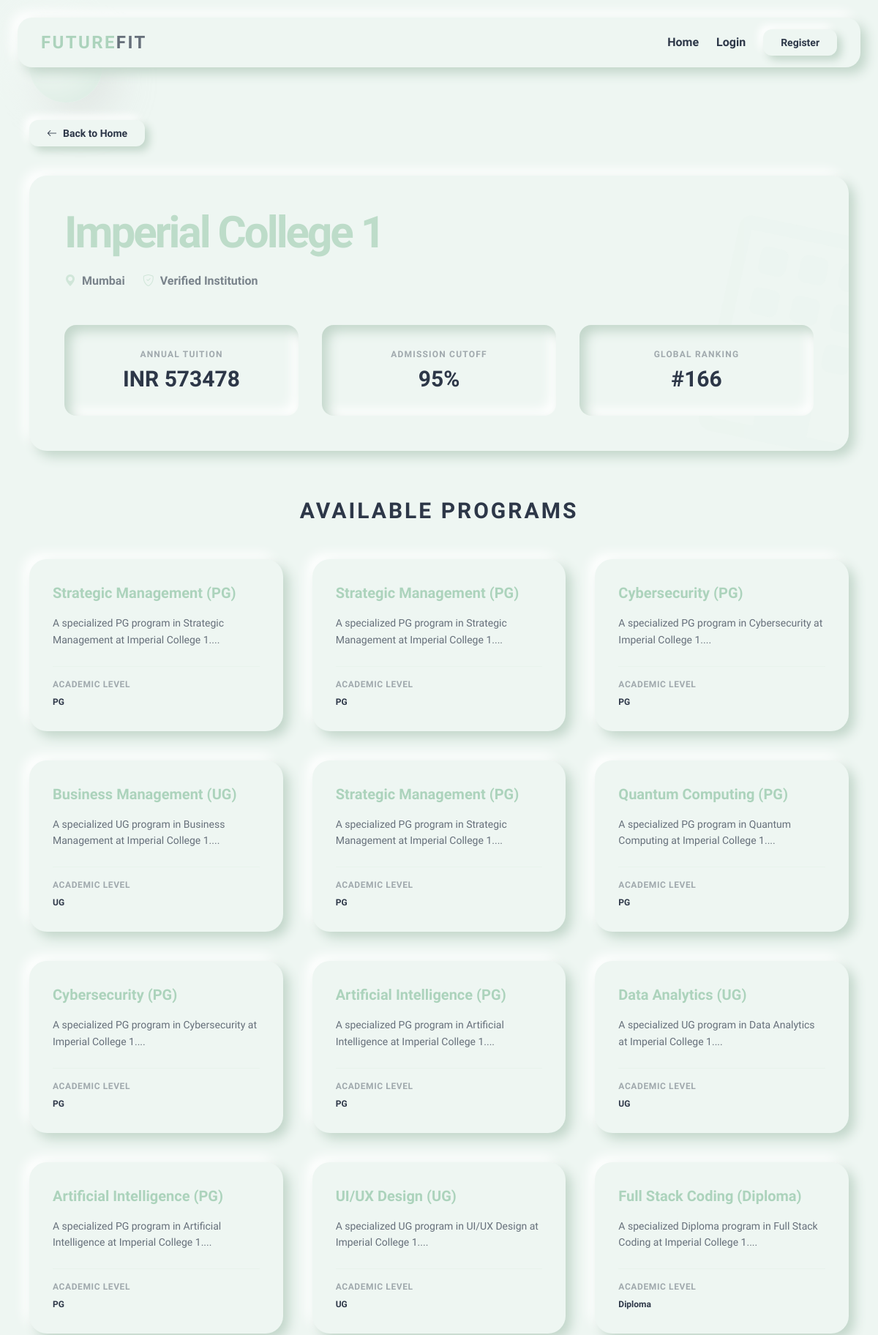
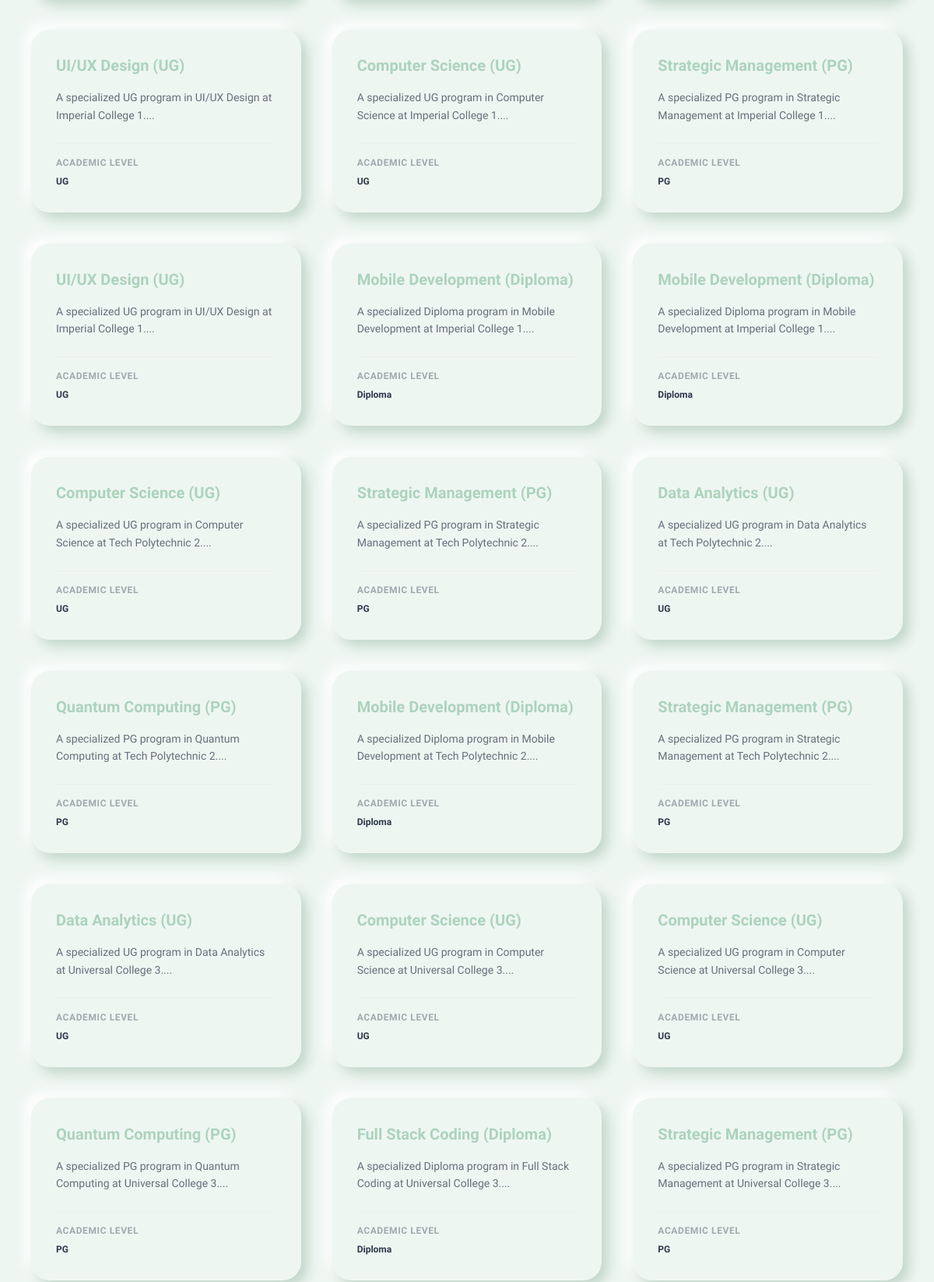
/college/1 (upper part), run on the app's committed database (2 pictures, top to bottom).
### src/models.py (models this page shows, shortened)
class College(db.Model):
    id = db.Column(db.Integer, primary_key=True)
    name = db.Column(db.String(100), nullable=False)
    location = db.Column(db.String(100), nullable=False)
    affiliates = db.Column(db.String(200)) # Courses offered
    cutoff_score = db.Column(db.Integer)
    fees = db.Column(db.Integer)
    institute_type = db.Column(db.String(50)) # 'Government', 'Private', 'Deemed'
    ranking = db.Column(db.Integer) # NIRF Ranking
    facilities = db.Column(db.String(200)) # comma separated: 'Hostel,WiFi,etc'

class Course(db.Model):
    id = db.Column(db.Integer, primary_key=True)
    title = db.Column(db.String(100), nullable=False)
    description = db.Column(db.Text, nullable=False)
    skills_required = db.Column(db.String(200), nullable=False)
    level = db.Column(db.String(20), nullable=False, default='UG') # 'Diploma', 'UG', 'PG'
    stream = db.Column(db.String(50)) # 'Engineering', 'Medical', 'Arts', etc.
    duration = db.Column(db.String(50)) # '3 Years', '4 Years', etc.
    mode = db.Column(db.String(50), default='Full-time') # 'Full-time', 'Online', 'Part-time'

### src/routes_user.py (the view)
@main.route("/college/<int:college_id>")
def college_details(college_id):
    college = College.query.get_or_404(college_id)
    affiliate_courses = []
    if college.affiliates:
        all_courses = Course.query.all()
        affiliate_courses = [c for c in all_courses if c.title.lower() in college.affiliates.lower()]
    return render_template('college_detail.html', college=college, courses=affiliate_courses)

### app.py (called while the page is built)
    @app.context_processor
    def inject_year():
        from datetime import datetime
        return {'year': datetime.utcnow().year}

### templates/college_detail.html
{% extends "layout.html" %}
{% block content %}
<div class="max-w-6xl mx-auto mt-12 px-4">
    <div class="mb-10">
        <a href="{{ url_for('main.index') }}"
            class="nm-btn rounded-xl py-2 px-6 text-sm font-bold flex items-center gap-2 w-fit">
            <i class="bi bi-arrow-left"></i> Back to Home
        </a>
    </div>
    <div class="nm-flat p-12 rounded-3xl mb-16 relative overflow-hidden">
        <div class="relative z-10">
            <h1 class="font-orbitron text-4xl md:text-6xl font-bold text-nm-accent mb-6 tracking-tighter">{{
                college.name }}</h1>
            <div class="flex flex-wrap items-center gap-6 text-nm-text opacity-60 font-semibold mb-8">
                <span class="flex items-center gap-2">
                    <i class="bi bi-geo-alt-fill text-nm-accent"></i> {{ college.location }}
                </span>
                <span class="flex items-center gap-2">
                    <i class="bi bi-shield-check text-nm-accent"></i> Verified Institution
                </span>
            </div>
            <div class="grid grid-cols-1 sm:grid-cols-2 lg:grid-cols-3 gap-8 mt-12">
                <div class="nm-inset p-8 rounded-2xl text-center">
                    <span class="block text-xs font-bold uppercase tracking-widest opacity-40 mb-2">Annual
                        Tuition</span>
                    <span class="text-3xl font-bold text-nm-text">INR {{ college.fees }}</span>
                </div>
                <div class="nm-inset p-8 rounded-2xl text-center">
                    <span class="block text-xs font-bold uppercase tracking-widest opacity-40 mb-2">Admission
                        Cutoff</span>
                    <span class="text-3xl font-bold text-nm-text">{{ college.cutoff_score }}%</span>
                </div>
                <div class="nm-inset p-8 rounded-2xl text-center">
                    <span class="block text-xs font-bold uppercase tracking-widest opacity-40 mb-2">Global
                        Ranking</span>
                    <span class="text-3xl font-bold text-nm-text">#{{ (range(1, 500) | random) }}</span>
                </div>
            </div>
        </div>
        <i
            class="bi bi-building absolute -right-20 -bottom-20 text-[300px] opacity-[0.03] text-nm-accent rotate-12"></i>
    </div>
    <div class="mb-20">
        <h2 class="font-orbitron text-3xl font-bold mb-12 text-center text-nm-text uppercase tracking-widest">Available
            Programs</h2>
        {% if courses %}
        <div class="grid grid-cols-1 md:grid-cols-2 lg:grid-cols-3 gap-10">
            {% for course in courses %}
            <a href="{{ url_for('main.course_details', course_id=course.id) }}"
                class="nm-flat p-8 flex flex-col h-full transform transition-all hover:-translate-y-2 rounded-3xl group">
                <h5
                    class="font-orbitron text-xl font-bold text-nm-primary mb-4 group-hover:text-nm-accent transition-colors">
                    {{ course.title }}</h5>
                <p class="text-sm opacity-70 mb-6 flex-grow leading-relaxed">{{ course.description[:120] }}...</p>
                <div class="pt-4 border-t border-nm-primary border-opacity-10">
                    <span class="text-xs font-bold uppercase tracking-wider opacity-40 block mb-2">Academic Level</span>
                    <p class="text-xs font-semibold text-nm-text">{{ course.level }}</p>
                </div>
            </a>
            {% endfor %}
        </div>
        {% else %}
        <div class="nm-inset p-16 rounded-3xl text-center">
            <p class="opacity-40 italic">We are currently cataloging the detailed syllabus for this institution's
                programs. Check back soon for the full curriculum.</p>
        </div>
        {% endif %}
    </div>
</div>
{% endblock %}

### static/css/neumorphic.css (style rules this page uses)
:root { --nm-bg: #eef6f2; --nm-surface: #eef6f2; --nm-shadow-dark: #c2d6ca; --nm-shadow-light: #ffffff; --nm-primary: #acd3bc; --nm-accent: #bddcc9; --nm-text: #2d3748; --nm-text-muted: #718096; }
body { background-color: var(--nm-bg); color: var(--nm-text); font-family: 'Rajdhani', sans-serif; }
.nm-flat { background: var(--nm-surface); border-radius: 20px; box-shadow: 8px 8px 16px var(--nm-shadow-dark), -8px -8px 16px var(--nm-shadow-light); transition: all 0.3s ease; }
.nm-inset { background: var(--nm-surface); border-radius: 20px; box-shadow: inset 8px 8px 16px var(--nm-shadow-dark), inset -8px -8px 16px var(--nm-shadow-light); }
.nm-btn { border: none; outline: none; padding: 10px 20px; background: var(--nm-surface); color: var(--nm-text); font-weight: 600; cursor: pointer; box-shadow: 6px 6px 12px var(--nm-shadow-dark), -6px -6px 12px var(--nm-shadow-light); transition: all 0.2s ease; }

### templates/layout.html (style rules this page uses)
.font-orbitron { font-family: 'Orbitron', sans-serif; }
.font-rajdhani { font-family: 'Rajdhani', sans-serif; }

### data on the page
College: name "Imperial College 1", location "Mumbai", fees "573478", cutoff_score "95"
Course: title "Strategic Management (PG)", description "A specialized PG program in Strategic Management at Imperial College 1.", level "PG"
Course: title "Strategic Management (PG)", description "A specialized PG program in Strategic Management at Imperial College 1.", level "PG"
Course: title "Cybersecurity (PG)", description "A specialized PG program in Cybersecurity at Imperial College 1.", level "PG"
Course: title "Business Management (UG)", description "A specialized UG program in Business Management at Imperial College 1.", level "UG"
Course: title "Strategic Management (PG)", description "A specialized PG program in Strategic Management at Imperial College 1.", level "PG"
Course: title "Quantum Computing (PG)", description "A specialized PG program in Quantum Computing at Imperial College 1.", level "PG"
Course: title "Cybersecurity (PG)", description "A specialized PG program in Cybersecurity at Imperial College 1.", level "PG"
Course: title "Artificial Intelligence (PG)", description "A specialized PG program in Artificial Intelligence at Imperial College 1.", level "PG"
Course: title "Data Analytics (UG)", description "A specialized UG program in Data Analytics at Imperial College 1.", level "UG"
Course: title "Artificial Intelligence (PG)", description "A specialized PG program in Artificial Intelligence at Imperial College 1.", level "PG"
Course: title "UI/UX Design (UG)", description "A specialized UG program in UI/UX Design at Imperial College 1.", level "UG"
Course: title "Full Stack Coding (Diploma)", description "A specialized Diploma program in Full Stack Coding at Imperial College 1.", level "Diploma"
Course: title "UI/UX Design (UG)", description "A specialized UG program in UI/UX Design at Imperial College 1.", level "UG"
Course: title "Computer Science (UG)", description "A specialized UG program in Computer Science at Imperial College 1.", level "UG"
Course: title "Strategic Management (PG)", description "A specialized PG program in Strategic Management at Imperial College 1.", level "PG"
Course: title "UI/UX Design (UG)", description "A specialized UG program in UI/UX Design at Imperial College 1.", level "UG"
Course: title "Mobile Development (Diploma)", description "A specialized Diploma program in Mobile Development at Imperial College 1.", level "Diploma"
Course: title "Mobile Development (Diploma)", description "A specialized Diploma program in Mobile Development at Imperial College 1.", level "Diploma"
Course: title "Computer Science (UG)", description "A specialized UG program in Computer Science at Tech Polytechnic 2.", level "UG"
Course: title "Strategic Management (PG)", description "A specialized PG program in Strategic Management at Tech Polytechnic 2.", level "PG"
Course: title "Data Analytics (UG)", description "A specialized UG program in Data Analytics at Tech Polytechnic 2.", level "UG"
Course: title "Quantum Computing (PG)", description "A specialized PG program in Quantum Computing at Tech Polytechnic 2.", level "PG"
Course: title "Mobile Development (Diploma)", description "A specialized Diploma program in Mobile Development at Tech Polytechnic 2.", level "Diploma"
Course: title "Strategic Management (PG)", description "A specialized PG program in Strategic Management at Tech Polytechnic 2.", level "PG"
Course: title "Data Analytics (UG)", description "A specialized UG program in Data Analytics at Universal College 3.", level "UG"
Course: title "Computer Science (UG)", description "A specialized UG program in Computer Science at Universal College 3.", level "UG"
Course: title "Computer Science (UG)", description "A specialized UG program in Computer Science at Universal College 3.", level "UG"
Course: title "Quantum Computing (PG)", description "A specialized PG program in Quantum Computing at Universal College 3.", level "PG"
Course: title "Full Stack Coding (Diploma)", description "A specialized Diploma program in Full Stack Coding at Universal College 3.", level "Diploma"
Course: title "Strategic Management (PG)", description "A specialized PG program in Strategic Management at Universal College 3.", level "PG"
